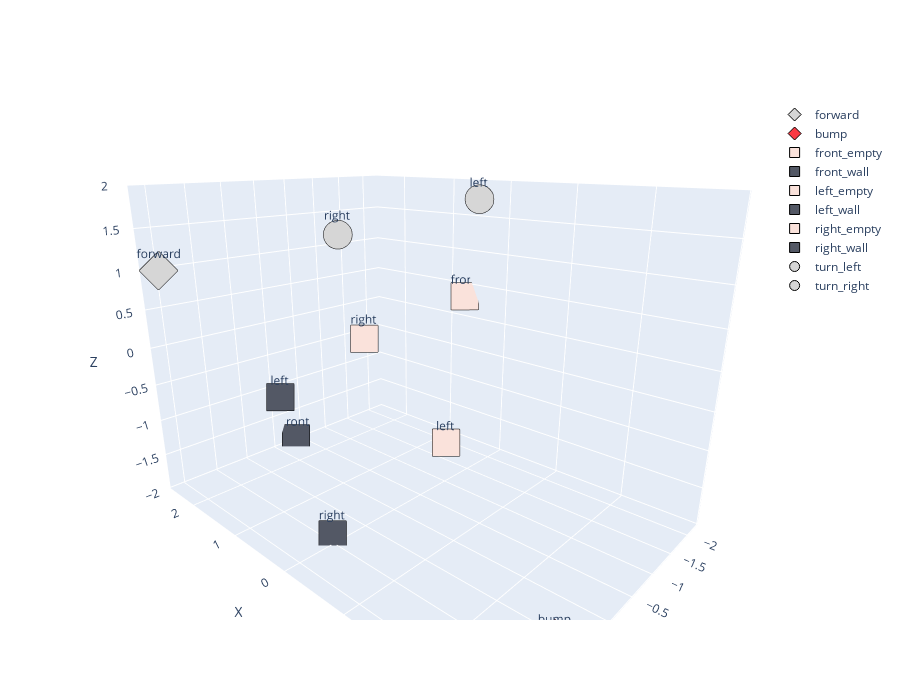

Notebook source saved alongside this figure:
### Markdown cell above
# Visualisation

### Code cell
# Liste de formes de marqueurs disponibles dans Plotly
marker_symbols = ['diamond', 'diamond', 'square', 'square', 'square', 'square','square', 'square', 'circle', 'cross', 'circle', 'cross']
# Couleurs (différentes pour chaque token)
marker_colors = ['#D6D6D6', '#F93943', '#FAE2DB', '#535865', '#FAE2DB', '#535865', '#FAE2DB', '#535865', '#D6D6D6', '#D6D6D6', '#D6D6D6', '#D6D6D6']

def plotly_embedding(agent):
    # Extraire les vecteurs d'embedding
    embedding_weights = agent._lstm.embedding.weight.data        
    # Récupérer les coordonnées
    x = embedding_weights[:, 0].numpy()
    y = embedding_weights[:, 1].numpy()
    z = embedding_weights[:, 2].numpy()
    labels = ['forward', 'bump', 'front_empty', 'front_wall', 'left_empty', 'left_wall','right_empty', 'right_wall', 'turn_left', 'turn_left', 'turn_right', 'turn_righ']
    tags = ['forward', 'bump', 'front', 'front', 'left', 'left','right', 'right', 'left', '', 'right', '']
    #labels = [f"Token {i}" for i in range(agent._lstm.len_vocab)]
    # Créer une figure Plotly
    fig = go.Figure()
    
    for i in range(agent._lstm.len_vocab):
        # Exclude the turn wall interactions
        if i in [9, 11]:
            continue
        fig.add_trace(go.Scatter3d(
            x=[x[i]],
            y=[y[i]],
            z=[z[i]],
            mode='markers+text',
            name=labels[i],
            marker=dict(
                size=10,
                color=marker_colors[i],
                symbol=marker_symbols[i],
                line=dict(width=1, color='black')
            ),
            text= tags[i],
            textposition='top center'
        ))    
    fig.update_layout(
        # title='Visualisation 3D des embeddings',
        width=900,
        height=700,
        scene=dict(
            xaxis_title='X',
            yaxis_title='Y',
            zaxis_title='Z'
        )
    )  
    # Affichage interactif
    fig.show(config={"toImageButtonOptions": {"format": "svg"}}) # Spécifie le format de sauvegarde associé au bouton "download" 

plotly_embedding(a)

### Figure 1 — Plotly figure (JSON) as saved in the notebook; plotly's stock layout.template omitted (floating-point values rounded to 4 significant figures)
{"data": [{"marker": {"color": "#D6D6D6", "line": {"color": "black", "width": 1}, "size": 10, "symbol": "diamond"}, "mode": "markers+text", "name": "forward", "text": "forward", "textposition": "top center", "type": "scatter3d", "x": [2.388], "y": [1.583], "z": [1.013]}, {"marker": {"color": "#F93943", "line": {"color": "black", "width": 1}, "size": 10, "symbol": "diamond"}, "mode": "markers+text", "name": "bump", "text": "bump", "textposition": "top center", "type": "scatter3d", "x": [-2.841], "y": [0.7877], "z": [-1.782]}, {"marker": {"color": "#FAE2DB", "line": {"color": "black", "width": 1}, "size": 10, "symbol": "square"}, "mode": "markers+text", "name": "front_empty", "text": "front", "textposition": "top center", "type": "scatter3d", "x": [0.6707], "y": [-2.183], "z": [0.3322]}, {"marker": {"color": "#535865", "line": {"color": "black", "width": 1}, "size": 10, "symbol": "square"}, "mode": "markers+text", "name": "front_wall", "text": "front", "textposition": "top center", "type": "scatter3d", "x": [2.464], "y": [-0.2746], "z": [-1.899]}, {"marker": {"color": "#FAE2DB", "line": {"color": "black", "width": 1}, "size": 10, "symbol": "square"}, "mode": "markers+text", "name": "left_empty", "text": "left", "textposition": "top center", "type": "scatter3d", "x": [-0.3037], "y": [-0.6494], "z": [-1.19]}, {"marker": {"color": "#535865", "line": {"color": "black", "width": 1}, "size": 10, "symbol": "square"}, "mode": "markers+text", "name": "left_wall", "text": "left", "textposition": "top center", "type": "scatter3d", "x": [0.01201], "y": [1.587], "z": [0.01686]}, {"marker": {"color": "#FAE2DB", "line": {"color": "black", "width": 1}, "size": 10, "symbol": "square"}, "mode": "markers+text", "name": "right_empty", "text": "right", "textposition": "top center", "type": "scatter3d", "x": [0.7136], "y": [-0.2033], "z": [0.1011]}, {"marker": {"color": "#535865", "line": {"color": "black", "width": 1}, "size": 10, "symbol": "square"}, "mode": "markers+text", "name": "right_wall", "text": "right", "textposition": "top center", "type": "scatter3d", "visible": true, "x": [0.02056], "y": [1.008], "z": [-1.895]}, {"marker": {"color": "#D6D6D6", "line": {"color": "black", "width": 1}, "size": 10, "symbol": "circle"}, "mode": "markers+text", "name": "turn_left", "text": "left", "textposition": "top center", "type": "scatter3d", "visible": true, "x": [-0.7144], "y": [-0.6735], "z": [1.882]}, {"marker": {"color": "#D6D6D6", "line": {"color": "black", "width": 1}, "size": 10, "symbol": "circle"}, "mode": "markers+text", "name": "turn_right", "text": "right", "textposition": "top center", "type": "scatter3d", "visible": true, "x": [0.3266], "y": [0.4843], "z": [1.516]}], "layout": {"height": 700, "scene": {"aspectmode": "auto", "aspectratio": {"x": 1.254, "y": 0.8916, "z": 0.8941}, "camera": {"center": {"x": 0, "y": 0, "z": 0}, "eye": {"x": -1.083, "y": 1.171, "z": 0.5367}, "projection": {"type": "perspective"}, "up": {"x": 0, "y": 0, "z": 1}}, "xaxis": {"title": {"text": "X"}, "type": "linear"}, "yaxis": {"title": {"text": "Y"}, "type": "linear"}, "zaxis": {"title": {"text": "Z"}, "type": "linear"}}, "width": 900}}
